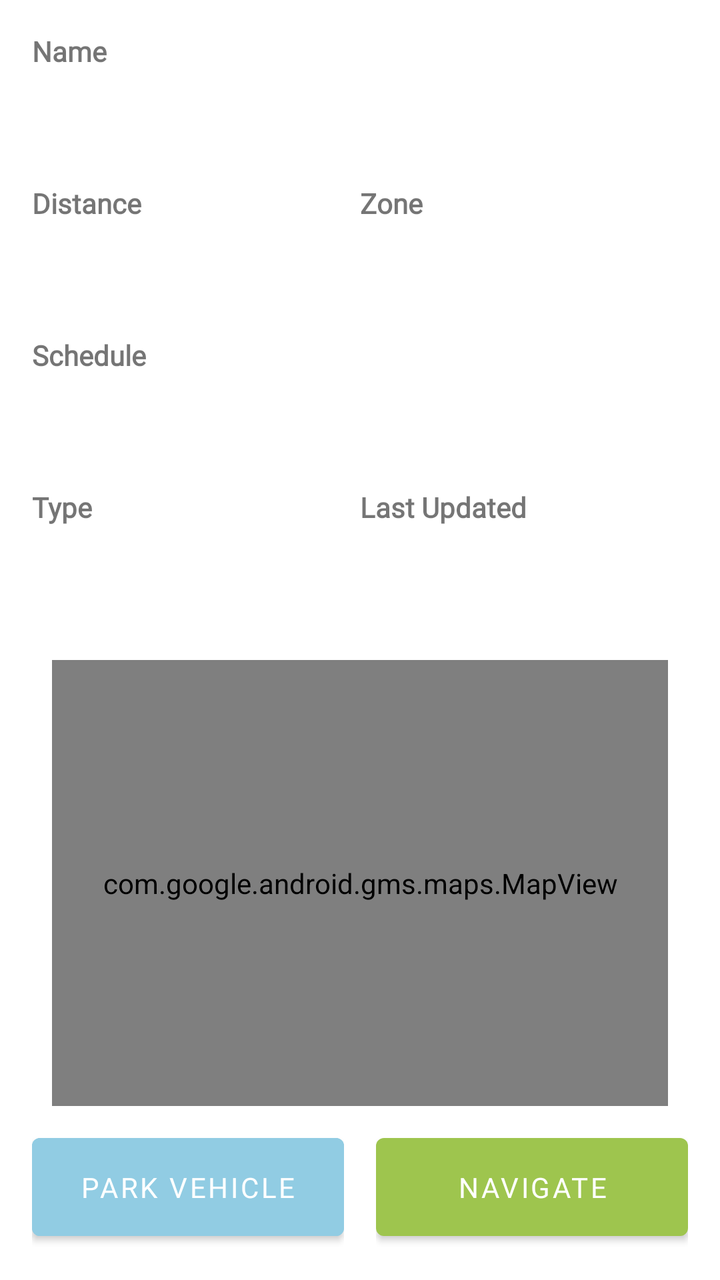
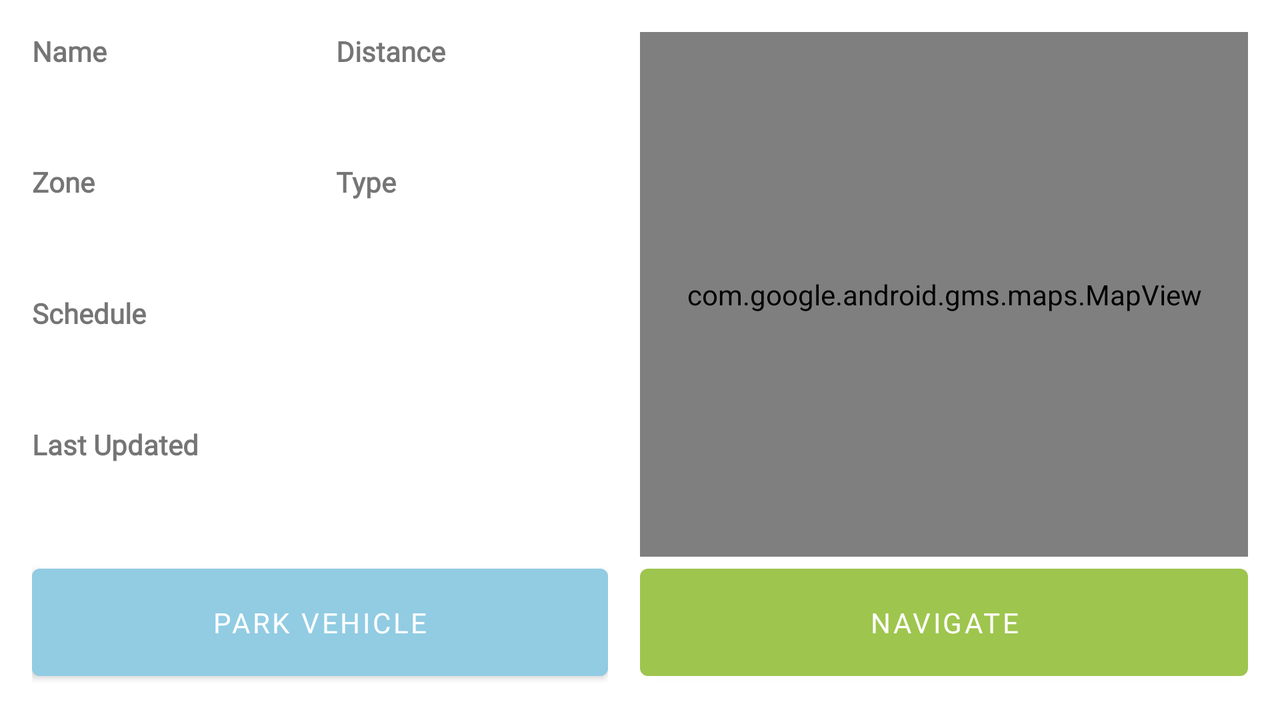

One screen, two layout resources from the same app: the default and the repository's alternative for another configuration. Each is rendered where Android would select it; the XML of both is given below.
<!-- AndroidManifest.xml: application theme AppTheme -->
<!-- res/layout/fragment_park_details.xml -->
<?xml version="1.0" encoding="utf-8"?>
<LinearLayout xmlns:android="http://schemas.android.com/apk/res/android"
    xmlns:tools="http://schemas.android.com/tools"
    android:orientation="vertical"
    android:layout_width="match_parent"
    android:layout_height="match_parent"
    android:weightSum="16"
    android:padding="16dp"
    tools:context=".ui.fragments.ParkDetailsFragment">

    <LinearLayout
        android:layout_width="match_parent"
        android:layout_height="0dp"
        android:layout_weight="8"
        android:orientation="vertical"
        android:weightSum="8">

        <LinearLayout
            android:layout_weight="2"
            android:layout_width="match_parent"
            android:layout_height="0dp"
            android:orientation="vertical">

            <TextView
                android:labelFor="@+id/text_name"
                android:layout_width="wrap_content"
                android:layout_height="wrap_content"
                android:textStyle="bold"
                android:text="@string/name"/>

            <TextView
                android:id="@+id/text_name"
                android:layout_width="match_parent"
                android:layout_height="match_parent"/>

        </LinearLayout>

        <LinearLayout
            android:layout_weight="2"
            android:layout_width="match_parent"
            android:layout_height="0dp"
            android:weightSum="4"
            android:orientation="horizontal">

            <LinearLayout
                android:layout_weight="2"
                android:layout_width="0dp"
                android:layout_height="match_parent"
                android:orientation="vertical">

                <TextView
                    android:labelFor="@id/text_distance"
                    android:layout_width="wrap_content"
                    android:layout_height="wrap_content"
                    android:textStyle="bold"
                    android:text="@string/distance" />

                <TextView
                    android:id="@+id/text_distance"
                    android:layout_width="match_parent"
                    android:layout_height="match_parent"/>

            </LinearLayout>

            <LinearLayout
                android:id="@+id/linear_layout_zone"
                android:layout_weight="2"
                android:layout_width="0dp"
                android:layout_height="match_parent"
                android:orientation="vertical">

                <TextView
                    android:labelFor="@id/text_zone"
                    android:layout_width="wrap_content"
                    android:layout_height="wrap_content"
                    android:textStyle="bold"
                    android:text="@string/zone" />

                <TextView
                    android:id="@+id/text_zone"
                    android:layout_width="match_parent"
                    android:layout_height="match_parent"/>

            </LinearLayout>

        </LinearLayout>

        <LinearLayout
            android:layout_weight="2"
            android:layout_width="match_parent"
            android:layout_height="0dp"
            android:orientation="vertical">

            <TextView
                android:labelFor="@id/text_schedule"
                android:layout_width="wrap_content"
                android:layout_height="wrap_content"
                android:textStyle="bold"
                android:text="@string/schedule" />

            <TextView
                android:id="@+id/text_schedule"
                android:layout_width="match_parent"
                android:layout_height="match_parent"/>

        </LinearLayout>

        <LinearLayout
            android:layout_weight="2"
            android:layout_width="match_parent"
            android:layout_height="0dp"
            android:weightSum="4"
            android:orientation="horizontal">

            <LinearLayout
                android:labelFor="@id/text_type"
                android:layout_weight="2"
                android:layout_width="0dp"
                android:layout_height="match_parent"
                android:orientation="vertical">

                <TextView
                    android:layout_width="wrap_content"
                    android:layout_height="wrap_content"
                    android:textStyle="bold"
                    android:text="@string/type" />

                <TextView
                    android:id="@+id/text_type"
                    android:layout_width="match_parent"
                    android:layout_height="match_parent"/>

            </LinearLayout>

            <LinearLayout
                android:id="@+id/linear_layout_schedule"
                android:layout_weight="2"
                android:layout_width="0dp"
                android:layout_height="match_parent"
                android:orientation="vertical">

                <TextView
                    android:labelFor="@id/text_last_update"
                    android:layout_width="wrap_content"
                    android:layout_height="wrap_content"
                    android:textStyle="bold"
                    android:text="@string/last_updated" />

                <TextView
                    android:id="@+id/text_last_update"
                    android:layout_width="match_parent"
                    android:layout_height="match_parent"/>

            </LinearLayout>

        </LinearLayout>
    </LinearLayout>

    <LinearLayout
        android:weightSum="5"
        android:layout_weight="8"
        android:layout_width="match_parent"
        android:layout_height="0dp"
        android:orientation="vertical">

        <LinearLayout
            android:layout_width="match_parent"
            android:layout_height="0dp"
            android:layout_weight="4"
            android:padding="10dp"
            android:orientation="horizontal">

            <com.google.android.gms.maps.MapView
                android:id="@+id/map_view"
                android:layout_width="match_parent"
                android:layout_height="match_parent" />

        </LinearLayout>

        <LinearLayout
            android:layout_width="match_parent"
            android:layout_height="0dp"
            android:layout_weight="1"
            android:weightSum="2"
            android:orientation="horizontal">

            <LinearLayout
                android:layout_width="0dp"
                android:layout_height="match_parent"
                android:paddingRight="8dp"
                android:layout_weight="1">

                <Button
                    android:id="@+id/button_park_vehicle"
                    android:layout_width="match_parent"
                    android:layout_height="match_parent"
                    android:backgroundTint="@color/emelLightBlue"
                    android:text="@string/park_vehicle"/>

            </LinearLayout>


            <LinearLayout
                android:layout_width="0dp"
                android:layout_height="match_parent"
                android:paddingLeft="8dp"
                android:layout_weight="1">

                <Button
                    android:id="@+id/button_navigate"
                    android:layout_width="match_parent"
                    android:layout_height="match_parent"
                    android:text="@string/navigate"/>

            </LinearLayout>

        </LinearLayout>

    </LinearLayout>

</LinearLayout>
<!-- resources referenced by this layout -->
<resources>
  <color name="emelLightBlue">#91CCE3</color>
  <string name="distance">Distance</string>
  <string name="last_updated">Last Updated</string>
  <string name="name">Name</string>
  <string name="navigate">NAVIGATE</string>
  <string name="park_vehicle">Park Vehicle</string>
  <string name="schedule">Schedule</string>
  <string name="type">Type</string>
  <string name="zone">Zone</string>
  <style name="AppTheme" parent="Theme.MaterialComponents.DayNight.NoActionBar">
          <item name="colorPrimary">@color/emelDarkBlue</item>
          <item name="colorPrimaryDark">@color/emelLightBlue</item>
          <item name="colorAccent">@color/emelGreen</item>
          <item name="materialButtonStyle">@style/Widget.App.Button</item>
          <item name="fontFamily">@font/roboto</item>
      </style>
  <color name="emelDarkBlue">#30567F</color>
  <color name="emelGreen">#9EC54E</color>
  <style name="Widget.App.Button" parent="Widget.MaterialComponents.Button">
          <item name="android:textColor">@color/white</item>
          <item name="materialThemeOverlay">@style/ThemeOverlay.App.Button</item>
      </style>
  <color name="white">#FFFFFF</color>
  <style name="ThemeOverlay.App.Button" parent="">
          <item name="colorPrimary">@color/emelGreen</item>
      </style>
</resources>
<!-- res/layout-land/fragment_park_details.xml (the repository's variant of the layout above) -->
<!-- drawn on the phone turned sideways -->
<?xml version="1.0" encoding="utf-8"?>
<LinearLayout xmlns:android="http://schemas.android.com/apk/res/android"
    xmlns:tools="http://schemas.android.com/tools"
    android:orientation="horizontal"
    android:layout_width="match_parent"
    android:layout_height="match_parent"
    android:weightSum="16"
    android:padding="16dp"
    tools:context=".ui.fragments.ParkDetailsFragment">

    <LinearLayout
        android:layout_width="0dp"
        android:layout_height="match_parent"
        android:layout_weight="8"
        android:weightSum="5"
        android:orientation="vertical">

        <LinearLayout
            android:layout_width="match_parent"
            android:layout_height="0dp"
            android:layout_weight="1"
            android:orientation="horizontal"
            android:weightSum="8">

            <LinearLayout
                android:layout_width="0dp"
                android:layout_height="match_parent"
                android:layout_weight="4"
                android:orientation="vertical">

                <TextView
                    android:layout_width="wrap_content"
                    android:layout_height="wrap_content"
                    android:labelFor="@+id/text_name"
                    android:text="@string/name"
                    android:textStyle="bold" />

                <TextView
                    android:id="@+id/text_name"
                    android:layout_width="match_parent"
                    android:layout_height="match_parent" />

            </LinearLayout>

            <LinearLayout
                android:layout_width="0dp"
                android:layout_height="match_parent"
                android:layout_weight="4"
                android:orientation="vertical">

                <TextView
                    android:layout_width="wrap_content"
                    android:layout_height="wrap_content"
                    android:labelFor="@id/text_distance"
                    android:text="@string/distance"
                    android:textStyle="bold" />

                <TextView
                    android:id="@+id/text_distance"
                    android:layout_width="match_parent"
                    android:layout_height="match_parent" />

            </LinearLayout>

        </LinearLayout>

        <LinearLayout
            android:layout_width="match_parent"
            android:layout_height="0dp"
            android:layout_weight="1"
            android:orientation="horizontal"
            android:weightSum="8">

            <LinearLayout
                android:id="@+id/linear_layout_zone"
                android:layout_weight="4"
                android:layout_width="0dp"
                android:layout_height="match_parent"
                android:orientation="vertical">

                <TextView
                    android:labelFor="@id/text_zone"
                    android:layout_width="wrap_content"
                    android:layout_height="wrap_content"
                    android:textStyle="bold"
                    android:text="@string/zone" />

                <TextView
                    android:id="@+id/text_zone"
                    android:layout_width="match_parent"
                    android:layout_height="match_parent"/>

            </LinearLayout>

            <LinearLayout
                android:layout_width="0dp"
                android:layout_height="match_parent"
                android:layout_weight="4"
                android:labelFor="@id/text_type"
                android:orientation="vertical">

                <TextView
                    android:layout_width="wrap_content"
                    android:layout_height="wrap_content"
                    android:text="@string/type"
                    android:textStyle="bold" />

                <TextView
                    android:id="@+id/text_type"
                    android:layout_width="match_parent"
                    android:layout_height="match_parent" />

            </LinearLayout>

        </LinearLayout>

        <LinearLayout
            android:layout_width="match_parent"
            android:layout_height="0dp"
            android:layout_weight="1"
            android:id="@+id/linear_layout_schedule"
            android:orientation="horizontal">

            <LinearLayout
                android:layout_width="match_parent"
                android:layout_height="match_parent"
                android:orientation="vertical">

                <TextView
                    android:layout_width="wrap_content"
                    android:layout_height="wrap_content"
                    android:labelFor="@id/text_schedule"
                    android:text="@string/schedule"
                    android:textStyle="bold" />

                <TextView
                    android:id="@+id/text_schedule"
                    android:layout_width="match_parent"
                    android:layout_height="match_parent" />

            </LinearLayout>
        </LinearLayout>

        <LinearLayout
            android:layout_width="match_parent"
            android:layout_height="0dp"
            android:layout_weight="1"
            android:orientation="vertical">

            <TextView
                android:layout_width="wrap_content"
                android:layout_height="wrap_content"
                android:labelFor="@id/text_last_update"
                android:text="@string/last_updated"
                android:textStyle="bold" />

            <TextView
                android:id="@+id/text_last_update"
                android:layout_width="match_parent"
                android:layout_height="match_parent" />

        </LinearLayout>

        <LinearLayout
            android:layout_width="match_parent"
            android:layout_height="0dp"
            android:layout_weight="1"
            android:paddingRight="16dp"
            android:orientation="vertical">

            <Button
                android:id="@+id/button_park_vehicle"
                android:layout_width="match_parent"
                android:layout_height="match_parent"
                android:backgroundTint="@color/emelLightBlue"
                android:drawableTint="@color/white"
                android:drawableLeft="@drawable/ic_parks"
                android:text="@string/park_vehicle"/>

        </LinearLayout>
    </LinearLayout>

    <LinearLayout
        android:weightSum="5"
        android:layout_weight="8"
        android:layout_width="0dp"
        android:layout_height="match_parent"
        android:orientation="vertical">

        <LinearLayout
            android:layout_width="match_parent"
            android:layout_height="0dp"
            android:layout_weight="4"
            android:orientation="horizontal">

            <com.google.android.gms.maps.MapView
                android:id="@+id/map_view"
                android:layout_width="match_parent"
                android:layout_height="match_parent" />

        </LinearLayout>

        <Button
            android:id="@+id/button_navigate"
            android:layout_width="match_parent"
            android:drawableLeft="@drawable/ic_navigate"
            android:drawableTint="@color/white"
            android:layout_gravity="center"
            android:layout_height="0dp"
            android:layout_weight="1"
            android:text="@string/navigate"/>

    </LinearLayout>

</LinearLayout>
<!-- resources referenced by the variant -->
<!-- as the phone turned sideways resolves them -->
<resources>
  <color name="emelLightBlue">#91CCE3</color>
  <color name="white">#FFFFFF</color>
  <string name="distance">Distance</string>
  <string name="last_updated">Last Updated</string>
  <string name="name">Name</string>
  <string name="navigate">NAVIGATE</string>
  <string name="park_vehicle">Park Vehicle</string>
  <string name="schedule">Schedule</string>
  <string name="type">Type</string>
  <string name="zone">Zone</string>
  <style name="AppTheme" parent="Theme.MaterialComponents.DayNight.NoActionBar">
          <item name="colorPrimary">@color/emelDarkBlue</item>
          <item name="colorPrimaryDark">@color/emelLightBlue</item>
          <item name="colorAccent">@color/emelGreen</item>
          <item name="materialButtonStyle">@style/Widget.App.Button</item>
          <item name="fontFamily">@font/roboto</item>
      </style>
  <color name="emelDarkBlue">#30567F</color>
  <color name="emelGreen">#9EC54E</color>
  <style name="Widget.App.Button" parent="Widget.MaterialComponents.Button">
          <item name="android:textColor">@color/white</item>
          <item name="materialThemeOverlay">@style/ThemeOverlay.App.Button</item>
      </style>
  <style name="ThemeOverlay.App.Button" parent="">
          <item name="colorPrimary">@color/emelGreen</item>
      </style>
</resources>
